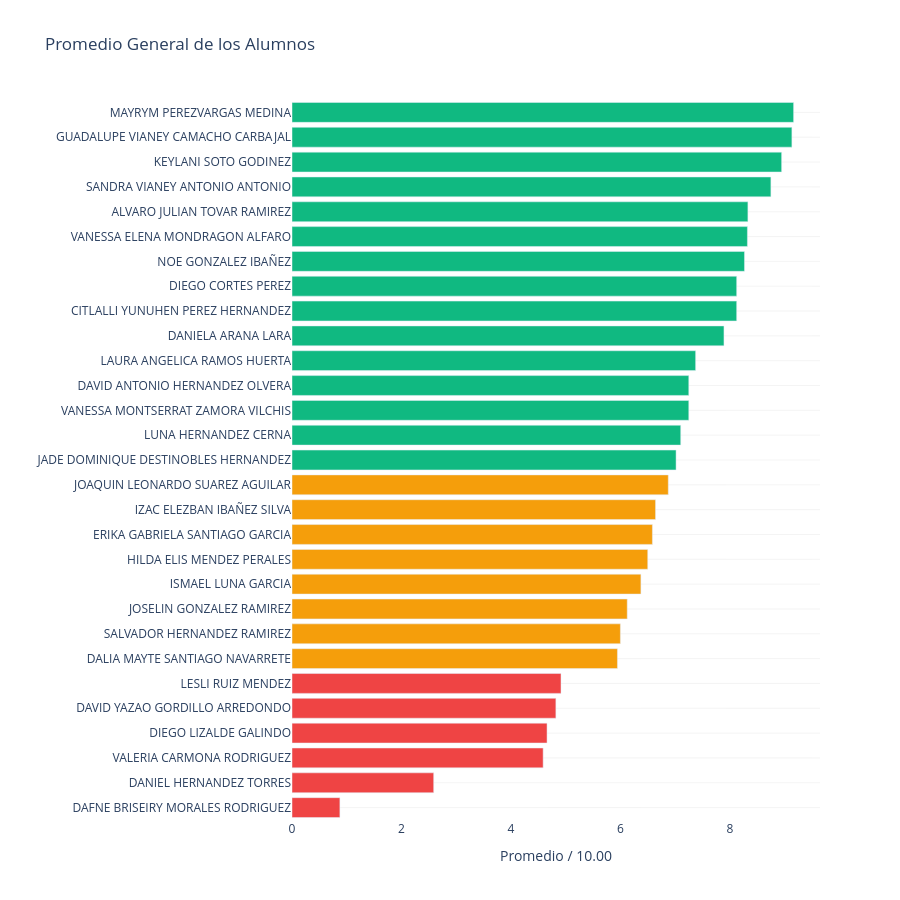

Notebook code for this chart:
### Markdown cell above
## Rendimiento General de los Alumnos

Esta es una **gráfica de barras horizontales** que muestra el **rendimiento individual de los alumnos**.  
Cada barra representa el promedio o desempeño de un estudiante, ordenado de mayor a menor.  

- Las **barras verdes** indican un rendimiento **bueno**, con calificaciones altas y consistentes.  
- Las **barras naranjas** representan un rendimiento **regular**, con resultados más bajos en comparación con el grupo superior.  

El gráfico permite identificar fácilmente a los alumnos con mejor desempeño y aquellos que podrían requerir apoyo adicional para mejorar sus resultados.

### Code cell
df_promedio = df_final.sort_values(by='Promedio', ascending=True).copy()
colores_promedio = df_promedio['Promedio'].apply(lambda x: clasificar_alumno(x)[1])

fig5 = go.Figure(go.Bar(
    x=df_promedio['Promedio'],
    y=df_promedio['Nombre Completo'],
    orientation='h',
    marker_color=colores_promedio
))

fig5.update_layout(
    title='Promedio General de los Alumnos',
    xaxis_title='Promedio / 10.00',
    yaxis_title='',
    height=900,
    plot_bgcolor='white',
    yaxis=dict(gridcolor='rgba(200, 200, 200, 0.2)')
)

fig5.show()

### Figure 1 — Plotly figure (JSON) as saved in the notebook; plotly's stock layout.template omitted (floating-point values rounded to 4 significant figures)
{"data": [{"marker": {"color": ["#ef4444", "#ef4444", "#ef4444", "#ef4444", "#ef4444", "#ef4444", "#f59e0b", "#f59e0b", "#f59e0b", "#f59e0b", "#f59e0b", "#f59e0b", "#f59e0b", "#f59e0b", "#10b981", "#10b981", "#10b981", "#10b981", "#10b981", "#10b981", "#10b981", "#10b981", "#10b981", "#10b981", "#10b981", "#10b981", "#10b981", "#10b981", "#10b981"]}, "orientation": "h", "type": "bar", "x": [0.875, 2.589, 4.589, 4.66, 4.821, 4.915, 5.946, 6.0, 6.125, 6.375, 6.5, 6.585, 6.643, 6.875, 7.018, 7.103, 7.25, 7.25, 7.375, 7.893, 8.125, 8.125, 8.268, 8.321, 8.33, 8.75, 8.946, 9.134, 9.165], "y": ["DAFNE BRISEIRY MORALES RODRIGUEZ", "DANIEL HERNANDEZ TORRES", "VALERIA CARMONA RODRIGUEZ", "DIEGO LIZALDE GALINDO", "DAVID YAZAO GORDILLO ARREDONDO", "LESLI RUIZ MENDEZ", "DALIA MAYTE SANTIAGO NAVARRETE", "SALVADOR HERNANDEZ RAMIREZ", "JOSELIN GONZALEZ RAMIREZ", "ISMAEL LUNA GARCIA", "HILDA ELIS MENDEZ PERALES", "ERIKA GABRIELA SANTIAGO GARCIA", "IZAC ELEZBAN IBAÑEZ SILVA", "JOAQUIN LEONARDO SUAREZ AGUILAR", "JADE DOMINIQUE DESTINOBLES HERNANDEZ", "LUNA HERNANDEZ CERNA", "VANESSA MONTSERRAT ZAMORA VILCHIS", "DAVID ANTONIO HERNANDEZ OLVERA", "LAURA ANGELICA RAMOS HUERTA", "DANIELA ARANA LARA", "CITLALLI YUNUHEN PEREZ HERNANDEZ", "DIEGO CORTES PEREZ", "NOE GONZALEZ IBAÑEZ", "VANESSA ELENA MONDRAGON ALFARO", "ALVARO JULIAN TOVAR RAMIREZ", "SANDRA VIANEY ANTONIO ANTONIO", "KEYLANI SOTO GODINEZ", "GUADALUPE VIANEY CAMACHO CARBAJAL", "MAYRYM PEREZVARGAS MEDINA"]}], "layout": {"height": 900, "plot_bgcolor": "white", "title": {"text": "Promedio General de los Alumnos"}, "xaxis": {"title": {"text": "Promedio / 10.00"}}, "yaxis": {"gridcolor": "rgba(200, 200, 200, 0.2)", "title": {"text": ""}}}}
